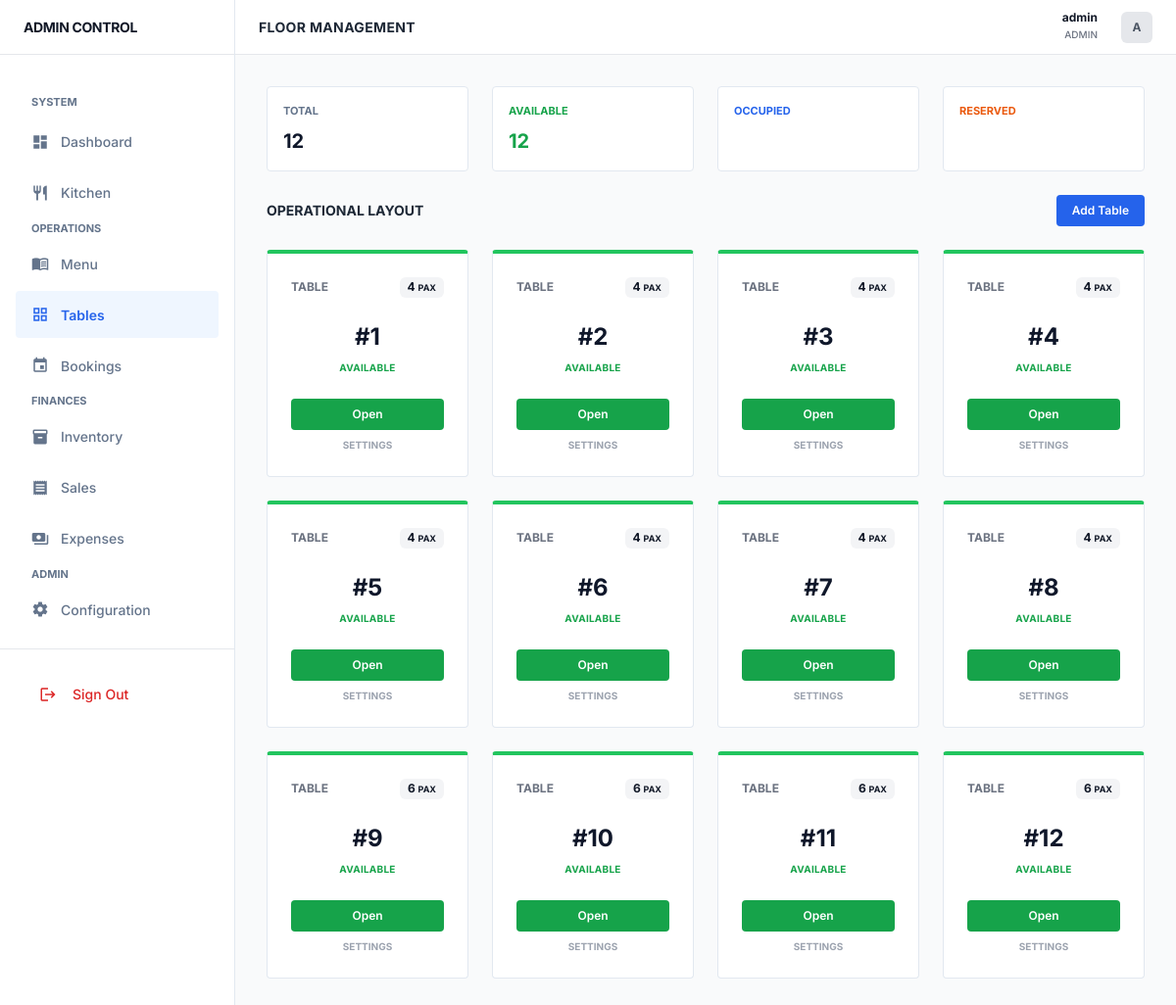
The page /tables/ (signed in) on the database its author committed.
### core/models/table.py (models this page shows, shortened)
class Table(models.Model):
    STATUS_CHOICES = [
        ('available', 'Available'),
        ('occupied', 'Occupied'),
        ('reserved', 'Reserved'),
    ]
    number = models.IntegerField(unique=True)
    capacity = models.IntegerField()
    status = models.CharField(max_length=20, choices=STATUS_CHOICES, default='available')

### core/views/table.py (the view)
class TableListView(LoginRequiredMixin, ListView):
    model = Table
    template_name = 'core/table_list.html'
    context_object_name = 'tables'

### core/context_processors.py (called while the page is built)
def low_stock_processor(request):
    if request.user.is_authenticated:
        low_stock_count = 0
        ingredients = Ingredient.objects.all()
        for item in ingredients:
            if item.current_stock <= item.low_stock_threshold:
                low_stock_count += 1
        return {'sidebar_low_stock_count': low_stock_count}
    return {'sidebar_low_stock_count': 0}

### core/templates/core/table_list.html (shortened to what this page needs)
{% extends 'core/base.html' %}
{% block page_title %}Floor Management{% endblock %}
{% block content %}
<div class="grid grid-cols-2 md:grid-cols-4 gap-4 mb-6">
    <div class="app-card p-3">
        <p class="section-label">Total</p>
        <h4 class="text-xl font-bold">{{ tables.count }}</h4>
    </div>
    <div class="app-card p-3">
        <p class="section-label text-green-600">Available</p>
        <h4 class="text-xl font-bold text-green-600">
            {% regroup tables by status as status_list %}
            {% for status in status_list %}{% if status.grouper == 'available' %}{{ status.list|length }}{% endif %}{% endfor %}
        </h4>
    </div>
    <div class="app-card p-3">
        <p class="section-label text-blue-600">Occupied</p>
            {% regroup tables by status as status_list %}
    </div>
    <div class="app-card p-3">
        <p class="section-label text-orange-600">Reserved</p>
            {% regroup tables by status as status_list %}
    </div>
</div>
<div class="flex justify-between items-center mb-6">
    <h3 class="text-sm font-bold uppercase text-gray-800">Operational Layout</h3>
    <a href="{% url 'table_add' %}" class="btn-flat text-xs">Add Table</a>
</div>
<div class="grid grid-cols-2 sm:grid-cols-3 lg:grid-cols-4 xl:grid-cols-6 gap-4">
    {% for table in tables %}
    <div class="app-card p-4 flex flex-col border-t-4
        {% if table.status == 'available' %}border-t-green-500{% elif table.status == 'occupied' %}border-t-blue-500{% else %}border-t-orange-500{% endif %}">
        <div class="flex justify-between items-center mb-4">
            <span class="text-xs font-bold text-gray-500 uppercase">Table</span>
            <span class="text-xs font-bold text-gray-900 bg-gray-100 px-2 py-0.5 rounded">{{ table.capacity }} <span class="text-[9px]">PAX</span></span>
        </div>
        <h3 class="text-2xl font-bold text-center mb-2">#{{ table.number }}</h3>
        <div class="text-center mb-4">
            <p class="text-[10px] font-bold uppercase tracking-wide
                {% if table.status == 'available' %}text-green-600{% elif table.status == 'occupied' %}text-blue-600{% else %}text-orange-600{% endif %}">
                {{ table.status }}
            </p>
        </div>
        <div class="mt-auto space-y-2">
            {% if table.status == 'available' %}
                <a href="{% url 'create_order' table.id %}" class="btn-flat w-full block text-center py-2 text-xs bg-green-600">Open</a>
            {% else %}
                <button class="btn-flat w-full py-2 text-xs bg-gray-200 text-gray-500 cursor-not-allowed" disabled>Locked</button>
            {% endif %}
            <a href="{% url 'table_edit' table.id %}" class="block text-center text-[10px] font-bold text-gray-400 hover:text-blue-600 uppercase">Settings</a>
        </div>
    </div>
    {% endfor %}
</div>
{% endblock %}

### core/templates/core/base.html (shortened to what this page needs)
{% load static %}
<!DOCTYPE html>
<html lang="en" x-data="{ sidebarOpen: false }">
<head>
    <link href="https://cdn.jsdelivr.net/npm/bootstrap@5.3.0/dist/css/bootstrap.min.css" rel="stylesheet">
    <script src="https://cdn.tailwindcss.com"></script>
    <link rel="stylesheet" href="{% static 'core/css/style.css' %}">
</head>
<body class="bg-gray-50">
    <div class="flex h-screen overflow-hidden">
        <aside :class="sidebarOpen ? 'block' : 'hidden'" class="lg:block flat-sidebar h-full flex flex-col z-40 fixed lg:static inset-y-0 left-0" x-cloak>
            <div class="h-14 flex items-center px-6 border-b border-gray-200">
                <span class="text-sm font-bold text-gray-900 tracking-tight uppercase">Admin Control</span>
            </div>
            <nav class="flex-1 overflow-y-auto p-3 space-y-1">
                <p class="section-label px-3 mt-4">System</p>
                <a href="{% url 'dashboard' %}" class="nav-link-flat {% if request.resolver_match.url_name == 'dashboard' %}nav-link-active{% endif %}">
                    <span class="material-icons text-lg">dashboard</span>
                    <span>Dashboard</span>
                </a>
                <a href="{% url 'kitchen_dashboard' %}" class="nav-link-flat {% if 'kitchen' in request.path %}nav-link-active{% endif %}">
                    <span class="material-icons text-lg">restaurant</span>
                    <span>Kitchen</span>
                </a>
                <p class="section-label px-3 mt-6">Operations</p>
                <a href="{% url 'menu_list' %}" class="nav-link-flat {% if 'menu' in request.path %}nav-link-active{% endif %}">
                    <span class="material-icons text-lg">menu_book</span>
                    <span>Menu</span>
                </a>
                <a href="{% url 'table_list' %}" class="nav-link-flat {% if 'tables' in request.path %}nav-link-active{% endif %}">
                    <span class="material-icons text-lg">grid_view</span>
                    <span>Tables</span>
                </a>
                <a href="{% url 'reservation_list' %}" class="nav-link-flat {% if 'reservations' in request.path %}nav-link-active{% endif %}">
                    <span class="material-icons text-lg">event</span>
                    <span>Bookings</span>
                </a>
                <p class="section-label px-3 mt-6">Finances</p>
                <a href="{% url 'ingredient_list' %}" class="nav-link-flat {% if 'inventory' in request.path %}nav-link-active{% endif %}">
                    <span class="material-icons text-lg">inventory_2</span>
                    <span>Inventory</span>
                </a>
                <a href="{% url 'order_list' %}" class="nav-link-flat {% if 'orders' in request.path %}nav-link-active{% endif %}">
                    <span class="material-icons text-lg">receipt</span>
                    <span>Sales</span>
                </a>
                <a href="{% url 'expense_list' %}" class="nav-link-flat {% if 'expenses' in request.path %}nav-link-active{% endif %}">
                    <span class="material-icons text-lg">payments</span>
                    <span>Expenses</span>
                </a>
                {% if user.is_superuser %}
                <p class="section-label px-3 mt-6">Admin</p>
                <a href="{% url 'settings_home' %}" class="nav-link-flat {% if 'settings' in request.path %}nav-link-active{% endif %}">
                    <span class="material-icons text-lg">settings</span>
                    <span>Configuration</span>
                </a>
                {% endif %}
            </nav>
            <div class="p-4 border-t border-gray-200">
                <form action="{% url 'logout' %}" method="post">
                    <button type="submit" class="flex items-center gap-3 w-full px-3 py-2 text-sm font-medium text-red-600 hover:bg-red-50 rounded">
                        <span class="material-icons text-lg">logout</span>
                        <span>Sign Out</span>
                    </button>
                </form>
            </div>
        </aside>
        <div class="flex-1 flex flex-col min-w-0">
            <header class="h-14 bg-white border-b border-gray-200 flex items-center justify-between px-6 sticky top-0 z-30">
                <div class="flex items-center gap-4">
                    <h1 class="text-sm font-bold text-gray-800 uppercase tracking-wide">{% block page_title %}Overview{% endblock %}</h1>
                </div>
                <div class="flex items-center gap-4">
                    <div class="text-right hidden sm:block">
                        <p class="text-xs font-bold text-gray-900 leading-none mb-1">{{ user.username }}</p>
                        <p class="text-[10px] text-gray-500 uppercase font-medium">{% if user.is_superuser %}Admin{% else %}Staff{% endif %}</p>
                    </div>
                    <div class="w-8 h-8 bg-gray-200 rounded flex items-center justify-center text-xs font-bold text-gray-600">
                        {{ user.username|first|upper }}
                    </div>
                </div>
            </header>
            <main class="flex-1 overflow-y-auto p-6 lg:p-8">
                {% block content %}{% endblock %}
            </main>
        </div>
    </div>
</body>
</html>

### core/static/core/css/style.css (style rules this page uses)
:root { --primary-color: #2563eb; --secondary-color: #64748b; --success-color: #16a34a; --danger-color: #dc2626; --bg-light: #f8fafc; --bg-white: #ffffff; --text-main: #1e293b; --text-muted: #64748b; --border-main: #e2e8f0; --border-dark: #cbd5e1; --radius-none: 0px; --radius-sm: 4px; --radius-md: 6px; --sidebar-w: 240px; --header-h: 56px; }
* { transition: none !important; box-shadow: none !important; }
body { background-color: var(--bg-light); color: var(--text-main); font-family: 'Inter', system-ui, -apple-system, sans-serif; line-height: 1.5; -webkit-font-smoothing: grayscale; }
.app-card { background: var(--bg-white); border: 1px solid var(--border-main); border-radius: var(--radius-sm); }
.flat-sidebar { width: var(--sidebar-w); background: var(--bg-white); border-right: 1px solid var(--border-main); }
.nav-link-flat { display: flex; align-items: center; gap: 12px; padding: 10px 16px; color: var(--text-muted); font-size: 14px; font-weight: 500; border-radius: var(--radius-sm); text-decoration: none; }
.nav-link-active { background-color: #eff6ff !important; color: var(--primary-color) !important; font-weight: 600; }
.btn-flat { background-color: var(--primary-color); color: white; padding: 8px 16px; font-size: 14px; font-weight: 600; border: none; border-radius: var(--radius-sm); cursor: pointer; }
h1, h2, h3, h4 { font-weight: 600; color: #0f172a; }
.section-label { font-size: 11px; font-weight: 700; text-transform: uppercase; color: var(--text-muted); margin-bottom: 8px; display: block; }

### core/templates/core/base.html (style rules this page uses)
body { font-family: 'Inter', -apple-system, sans-serif; }

### rows shown on the page
Table: capacity "4", number "1", status "AVAILABLE", shows "Open"
Table: capacity "4", number "2", status "AVAILABLE", shows "Open"
Table: capacity "4", number "3", status "AVAILABLE", shows "Open"
Table: capacity "4", number "4", status "AVAILABLE", shows "Open"
Table: capacity "4", number "5", status "AVAILABLE", shows "Open"
Table: capacity "4", number "6", status "AVAILABLE", shows "Open"
Table: capacity "4", number "7", status "AVAILABLE", shows "Open"
Table: capacity "4", number "8", status "AVAILABLE", shows "Open"
Table: capacity "6", number "9", status "AVAILABLE", shows "Open"
Table: capacity "6", number "10", status "AVAILABLE", shows "Open"
Table: capacity "6", number "11", status "AVAILABLE", shows "Open"
Table: capacity "6", number "12", status "AVAILABLE", shows "Open"

### other values the page prints
{{ user.username }} "admin"
{{ user.username|first|upper }} "A"
{{ tables.count }} "12"
{{ status.list|length }} "12"
